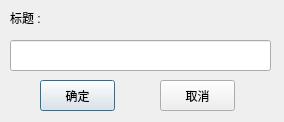
<?xml version="1.0" encoding="UTF-8"?>
<ui version="4.0">
 <class>RenameDialog</class>
 <widget class="QDialog" name="RenameDialog">
  <property name="geometry">
   <rect>
    <x>0</x>
    <y>0</y>
    <width>284</width>
    <height>122</height>
   </rect>
  </property>
  <property name="sizePolicy">
   <sizepolicy hsizetype="Fixed" vsizetype="Fixed">
    <horstretch>0</horstretch>
    <verstretch>0</verstretch>
   </sizepolicy>
  </property>
  <property name="windowTitle">
   <string>修改页面标题</string>
  </property>
  <widget class="QLabel" name="label">
   <property name="geometry">
    <rect>
     <x>10</x>
     <y>10</y>
     <width>41</width>
     <height>16</height>
    </rect>
   </property>
   <property name="text">
    <string>标题 :</string>
   </property>
  </widget>
  <widget class="QLineEdit" name="lineEdit">
   <property name="geometry">
    <rect>
     <x>10</x>
     <y>40</y>
     <width>261</width>
     <height>31</height>
    </rect>
   </property>
  </widget>
  <widget class="QPushButton" name="pushButtonOk">
   <property name="geometry">
    <rect>
     <x>40</x>
     <y>80</y>
     <width>75</width>
     <height>31</height>
    </rect>
   </property>
   <property name="text">
    <string>确定</string>
   </property>
  </widget>
  <widget class="QPushButton" name="pushButtonCancel">
   <property name="geometry">
    <rect>
     <x>160</x>
     <y>80</y>
     <width>75</width>
     <height>31</height>
    </rect>
   </property>
   <property name="text">
    <string>取消</string>
   </property>
  </widget>
 </widget>
 <resources/>
 <connections/>
</ui>
